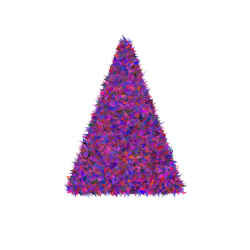
Frame 1 (no input)
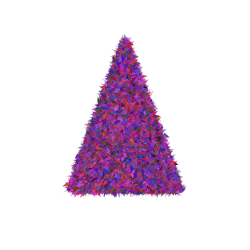
Frame 60 (the mouse pressed at the canvas centre just before this capture)
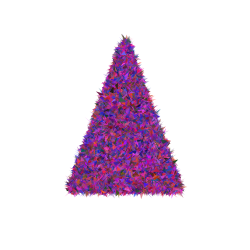
Frame 120 (the mouse held since frame 60 and released just before this capture)

The Processing sketch that drew these frames (run headless with seeded random() and noise(); from frame 60 on, the mouse is pressed at the canvas centre):

// Processing sketch: tricoders_triangles
// ── tricoders_triangles.pde
int factor    = 50;
int triangles = 40000;

void setup() {
  size(250, 250);
}

void draw() {
  // Initial triangle
  background(255);

  Triangle t = new Triangle(125, 40, 180, 190, 70, 190, color(255));
  t.display();

  int remaining = triangles;

  while (remaining > 0) {
    // Pick 3 points
    PVector a = new PVector(random(width), random(height));
    
    int bxdir = 1;
    if(random(100) > 50) { bxdir = -1; }
    
    int bydir = 1;
    if(random(100) > 50) { bydir = -1; }
    
    int cxdir = 1;
    if(random(100) > 50) { cxdir = -1; }
    
    int cydir = 1;
    if(random(100) > 50) { cydir = -1; }
    
    PVector b = new PVector(a.x + random(width/factor) * bxdir, a.y + random(height/factor) * bydir);
    PVector c = new PVector(a.x + random(width/factor) * cxdir, a.y + random(height/factor) * cydir);

    color col = color(random(255), random(100), random(255), random(255));

    if (t.contains(a.x, a.y) || t.contains(b.x, b.y) || t.contains(c.x, c.y)) {

      boolean ok = true;

      Triangle tr = new Triangle(a.x, a.y, b.x, b.y, c.x, c.y, col);
      tr.display();

      remaining -=1;
    }
  }

}


// ── Triangle.pde
// Derived from http://stackoverflow.com/a/25346777/373402

class Triangle {
  
  color _c;
  double _x1, _y1, _x2, _y2, _x3, _y3;
  
  Triangle(double x1, double y1, double x2, double y2, double x3, double y3, color c) {
    _c  = c;
    _x1 = x1;
    _x2 = x2;
    _x3 = x3;
    _y1 = y1;
    _y2 = y2;
    _y3 = y3;
    
    this.x3 = x3;
    this.y3 = y3;
    y23 = y2 - y3;
    x32 = x3 - x2;
    y31 = y3 - y1;
    x13 = x1 - x3;
    det = y23 * x13 - x32 * y31;
    minD = Math.min(det, 0);
    maxD = Math.max(det, 0);
  }

  boolean contains(double x, double y) {
    double dx = x - x3;
    double dy = y - y3;
    double a = y23 * dx + x32 * dy;
    if (a < minD || a > maxD)
      return false;
    double b = y31 * dx + x13 * dy;
    if (b < minD || b > maxD)
      return false;
    double c = det - a - b;
    if (c < minD || c > maxD)
      return false;
    return true;
  }

  void display() {
    noStroke();
    fill(_c);
    beginShape();
    vertex((float)_x1,(float)_y1);
    vertex((float)_x2,(float)_y2);
    vertex((float)_x3,(float)_y3);
    vertex((float)_x1,(float)_y1);
    endShape();
  }

  private final double x3, y3;
  private final double y23, x32, y31, x13;
  private final double det, minD, maxD;
}
